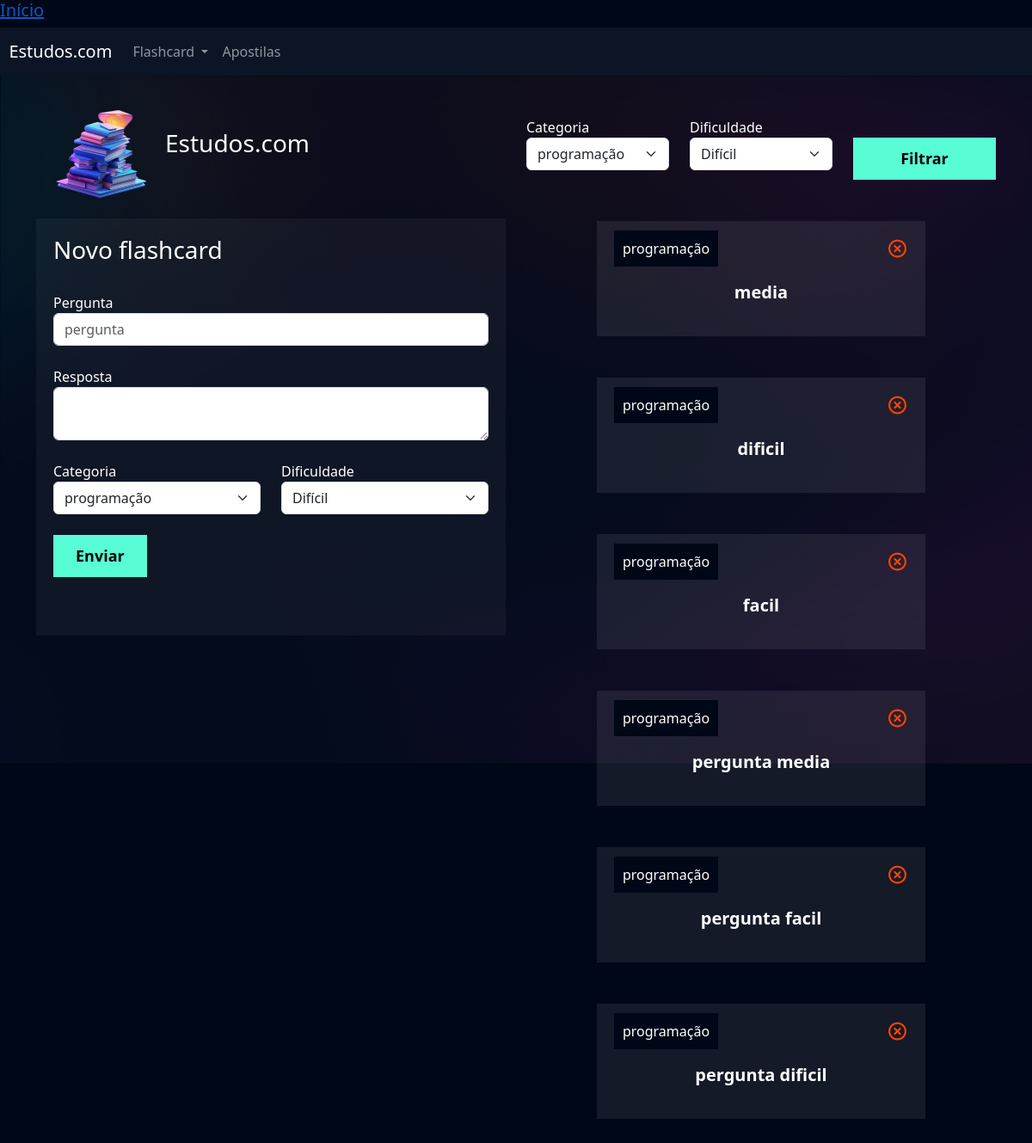
Screenshot of /flashcard/novo_flashcard/ (signed in) with the database file from the repository.
### flashcard/models.py (models this page shows, shortened)
class Flashcard(models.Model):
    DIFICULDADE_CHOICES = (('D', 'Difícil'), ('M', 'Médio'), ('F', 'Fácil'))
    user = models.ForeignKey(User, on_delete=models.DO_NOTHING)
    pergunta = models.CharField(max_length=100)
    resposta = models.TextField()
    categoria = models.ForeignKey(Categoria, on_delete=models.DO_NOTHING)
    dificuldade = models.CharField(max_length=1, choices=DIFICULDADE_CHOICES)

class Categoria(models.Model):
    nome = models.CharField(max_length=20)
    def __str__(self):
        return self.nome

### flashcard/views.py (the view, shortened to what this page needs)
# urls.py: path('novo_flashcard/', views.novo_flashcard, name='novo_flashcard'),
def novo_flashcard(request):
    if not request.user.is_authenticated:
        return redirect('/usuarios/login')
    if request.method == 'GET':
        categorias = Categoria.objects.all()
        dificuldades = Flashcard.DIFICULDADE_CHOICES
        flashcards = Flashcard.objects.filter(user=request.user)
        categoria_filtrar = request.GET.get('categoria')
        dificuldade_filtrar = request.GET.get('dificuldade')
        if categoria_filtrar:
            flashcards = flashcards.filter(categoria__id = categoria_filtrar)
        if dificuldade_filtrar:
            flashcards = flashcards.filter(dificuldade = dificuldade_filtrar)
        return render(
            request,
            'novo_flashcard.html',
            {
                'categorias': categorias,
                'dificuldades': dificuldades,
                'flashcards' : flashcards,
            }
        )

### flashcard/templates/novo_flashcard.html (shortened to what this page needs)
{% extends "base.html" %}
{% load static %}
{% block 'cabecalho' %}
    <link href="{% static 'usuarios/css/cadastro.css' %}" rel="stylesheet">
    <link href='https://unpkg.com/boxicons@2.1.4/css/boxicons.min.css' rel='stylesheet'>
    <link href="{% static 'flashcard/css/novo_flashcard.css' %}" rel="stylesheet">
{% endblock 'cabecalho' %}
{% block 'conteudo' %}
<div class="bg1">
    <div class="container">
        <div class="row">
            <div class="col-md">
                <div class="box-titulo">
                    <div class="box-titulo-item">
                        <img src="{% static 'usuarios/img/logo.png' %}">
                    </div>
                    <div style="margin-top: auto; margin-bottom: auto;" class="box-titulo-item">
                        <h3 >Estudos.com</h3>
                    </div>
                </div>
                <div class="box-form">
                    <form action="{% url "novo_flashcard" %}" method="POST"> {% csrf_token %}
                        <h3>Novo flashcard</h3>
                        <br>
                        <label>Pergunta</label>
                        <input type="text" class="form-control" placeholder="pergunta" name="pergunta">
                        <br>
                        <label>Resposta</label>
                        <textarea class="form-control" name="resposta"></textarea>
                        <br>
                        <div class="row">
                                <div class="col-md">
                                    <label for="">Categoria</label>
                                    <select class="form-select" name="categoria">
                                        {% for categoria in categorias %}
                                            <option value='{{categoria.id}}'>{{categoria.nome}}</option>
                                        {% endfor %}
                                    </select>
                                </div>
                                <div class="col-md">
                                    <label for="">Dificuldade</label>
                                    <select class="form-select" name="dificuldade">
                                        {% for dificuldade in dificuldades %}
                                            <option value="{{dificuldade.0}}">{{dificuldade.1}}</option>
                                        {% endfor %}
                                    </select>
                                </div>
                        </div>
                        <br>
                        <input type="submit" value="Enviar" class="btn-cadastro">
                        <br>
                        <br>
                        <br>
                    </form>
                </div>
            </div>
            <div class="col-md">
                <br>
                <br>
                <form action="{% url "novo_flashcard" %}" method="GET">
                    <div class="row">
                        <div class="col-md">
                            <label for="">Categoria</label>
                            <select class="form-select" name="categoria">
                                {% for categoria in categorias %}
                                    <option value='{{categoria.id}}'>{{categoria.nome}}</option>
                                {% endfor %}
                            </select>
                        </div>
                        <div class="col-md">
                            <label for="">Dificuldade</label>
                            <select class="form-select" name="dificuldade">
                                {% for dificuldade in dificuldades %}
                                    <option value="{{dificuldade.0}}">{{dificuldade.1}}</option>
                                {% endfor %}
                            </select>
                        </div>
                        <div class="col-md">
                            <br>
                            <input type="submit" style="width: 100%" value="Filtrar" class="btn-cadastro">
                        </div>
                    </div>
                </form>
                <br>
                <br>
                {% for flash in flashcards %}
                    <div class="box-new-flashcard">
                        <div class="flashcard">
                            <div class="flashcard-categoria">
                                {{flash.categoria}}
                            </div>
                            <a href="{% url 'deletar_flashcard' flash.id %}"><i class='icone-exit bx bx-x-circle'></i></a><br>
                            <br>
                            <div class="flashcard-box-item">
                                <p class="flashcard-item"> {{flash.pergunta}} </p>
                            </div>
                        </div>
                    </div>
                    <br>
                    <br>
                {% endfor %}
            </div>
        </div>
    </div>
</div>
{% endblock 'conteudo' %}

### templates/base.html (shortened to what this page needs)
{% load static %}
<!doctype html>
<html lang="en">
  <head>
    <link href="https://cdn.jsdelivr.net/npm/bootstrap@5.3.2/dist/css/bootstrap.min.css" rel="stylesheet">
    <link href="{% static "geral/css/base.css" %}" rel="stylesheet">
    <a href='{% url "index" %}'><h5>Início</h5></a>
    {% include "partials/header.html" %}
    {% block 'cabecalho' %}  {% endblock %}
  </head>
  <body>
    {% block 'conteudo' %}{% endblock %}
  </body>
</html>

### templates/partials/header.html (shortened to what this page needs)
<nav style="background-color: var(--main-color)" class="navbar navbar-expand-lg navbar-dark">
    <a class="navbar-brand" href="#">&nbsp&nbspEstudos.com</a>
    <div class="collapse navbar-collapse" id="navbarNav">
      <ul class="navbar-nav">
        <li class="nav-item dropdown">
          <a class="nav-link dropdown-toggle" href="#" id="navbarDropdown" role="button" data-bs-toggle="dropdown" aria-expanded="false">
            Flashcard
          </a>
        </li>
        <li class="nav-item">
          <a class="nav-link" href="{% url "adicionar_apostilas" %}">Apostilas</a>
        </li>
      </ul>
    </div>
  </nav>

### templates/geral/css/base.css (style rules this page uses)
:root { --main-color: #0b1526; --dark-color: #000716; --secondary-dark-color: rgb(15, 2, 26); --light-color: #00c1f3; --contrast-color: #f4c96b; --differential-color: #58fcd5; }
body { background-color: var(--dark-color) !important; color: white !important; }

### templates/static/usuarios/css/cadastro.css (style rules this page uses)
* { margin: 0; padding: 0; }
.bg1 { background-image: url('/static/usuarios/img/bg1.png') !important; height: 100vh; background-size: cover; }
.box-titulo { display: flex; }
.box-form { padding: 20px; background-color: rgba(217,217,217, .05); color: white !important; }
.btn-cadastro { padding: 10px; background-color: #58fcd5; border: none; border: 1px solid #58fcd5; font-size: 18px; font-weight: bold; padding-left: 25px; padding-right: 25px; }

### templates/static/flashcard/css/novo_flashcard.css (style rules this page uses)
.box-new-flashcard { width: 70%; margin: auto; }
.flashcard { background-color: rgba(255, 255, 255, .08); padding: 20px; }
.flashcard-box-item { text-align: center; }
.flashcard p { font-size: 20px; font-weight: bold; cursor: pointer; }
.flashcard-categoria { background-color: var(--dark-color); display: inline; padding: 10px; }
.icone-exit { float: right; font-size: 25px; color: orangered; }

### rows the page displays
Flashcard: categoria "programação", pergunta "media"
Flashcard: categoria "programação", pergunta "dificil"
Flashcard: categoria "programação", pergunta "facil"
Flashcard: categoria "programação", pergunta "pergunta media"
Flashcard: categoria "programação", pergunta "pergunta facil"
Flashcard: categoria "programação", pergunta "pergunta dificil"

### other values shown
form field categoria "programação"
form field dificuldade "Difícil"
